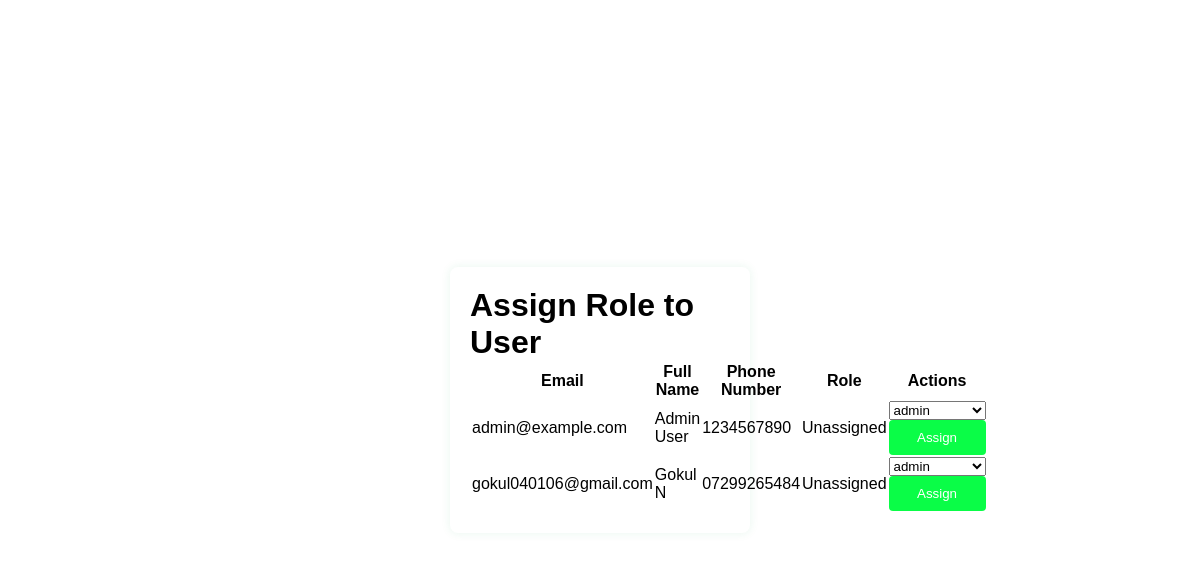
/assign_role_page, run on an earlier commit of the app's database.
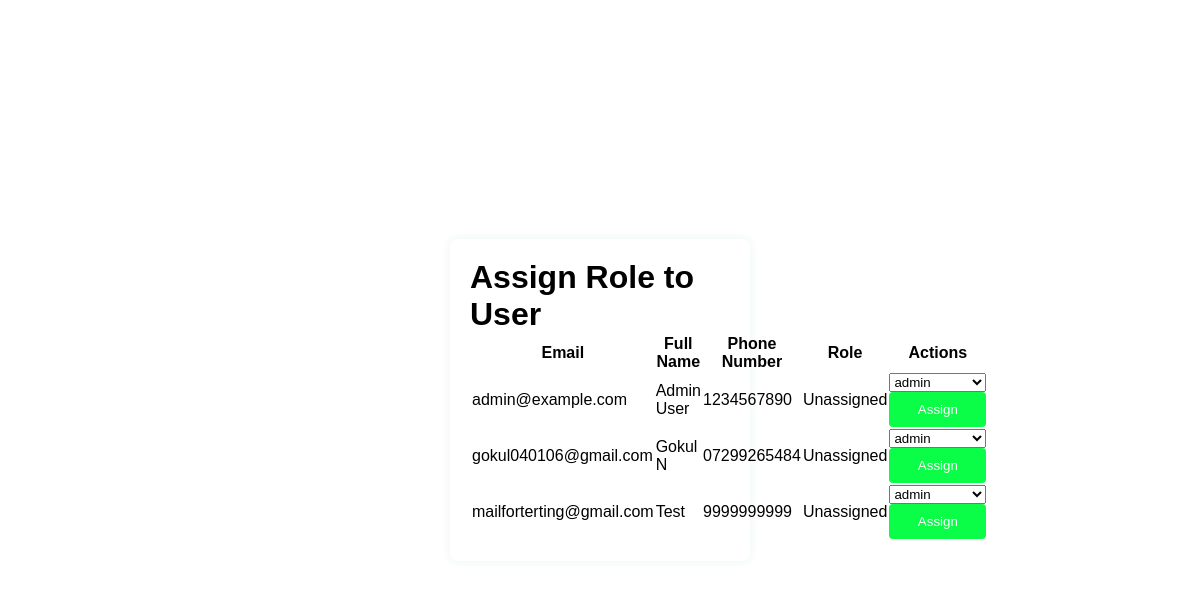
And on a later commit of the database.
### tables this page shows
CREATE TABLE users (
        user_id INTEGER PRIMARY KEY AUTOINCREMENT,
        email TEXT UNIQUE NOT NULL,
        password_hash TEXT NOT NULL,
        full_name TEXT,
        phone_number TEXT,
        created_at TIMESTAMP DEFAULT CURRENT_TIMESTAMP,
        updated_at TIMESTAMP DEFAULT CURRENT_TIMESTAMP,
        last_login TIMESTAMP,
        is_active BOOLEAN DEFAULT TRUE,
        is_admin INTEGER DEFAULT 0,
        is_delivery_boy INTEGER DEFAULT 0,
        role_id INTEGER,
        FOREIGN KEY(role_id) REFERENCES roles(role_id)
    );

### app.py (the view)
@app.route('/assign_role_page', methods=['GET', 'POST'])
def assign_role_page():
    conn = get_db()
    cursor = conn.cursor()
    cursor.execute('SELECT * FROM users')
    users = cursor.fetchall()
    cursor.execute('SELECT * FROM roles')
    roles = cursor.fetchall()
    conn.close()
    return render_template('assign_role_page.html', users=users, roles=roles)

### app.py (called while the page is built)
def get_db():
    conn = sqlite3.connect(DATABASE)
    conn.row_factory = sqlite3.Row
    return conn

### templates/assign_role_page.html (shortened to what this page needs)
<!DOCTYPE html>
<html lang="en">
<head>
    <link rel="stylesheet" href="{{ url_for('static', filename='css/styles.css') }}">
</head>
<body>
    <div class="container">
        <h1>Assign Role to User</h1>
        <table>
            <thead>
                <tr>
                    <th>Email</th>
                    <th>Full Name</th>
                    <th>Phone Number</th>
                    <th>Role</th>
                    <th>Actions</th>
                </tr>
            </thead>
            <tbody>
                {% for user in users %}
                <tr>
                    <td>{{ user['email'] }}</td>
                    <td>{{ user['full_name'] }}</td>
                    <td>{{ user['phone_number'] }}</td>
                    <td>{{ user['role'] or 'Unassigned' }}</td>
                    <td>
                        <form method="POST" action="{{ url_for('assign_role', user_id=user['user_id']) }}">
                            <select name="role">
                                {% for role in roles %}
                                    <option value="{{ role['role_id'] }}" {% if role['role_id'] == user['role_id'] %} selected {% endif %}>{{ role['role_name'] }}</option>
                                {% endfor %}
                            </select>
                            <button type="submit" class="btn-small">Assign</button>
                        </form>
                    </td>
                </tr>
                {% endfor %}
            </tbody>
        </table>
    </div>
</body>
</html>

What changed in the data, as far as the page shows it:
added users: email "mailforterting@gmail.com", full_name "Test", phone_number "9999999999", user "Unassigned"
